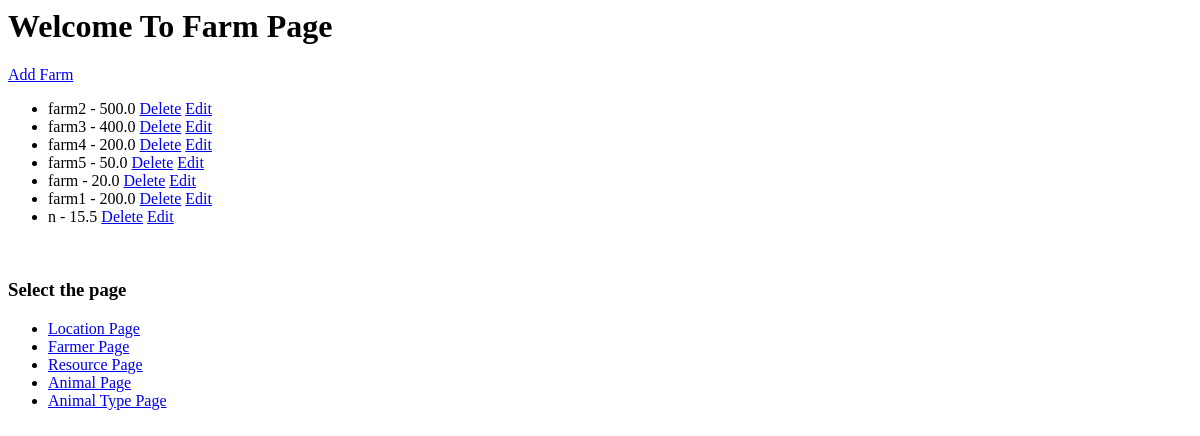
The app's page /farm, older data.
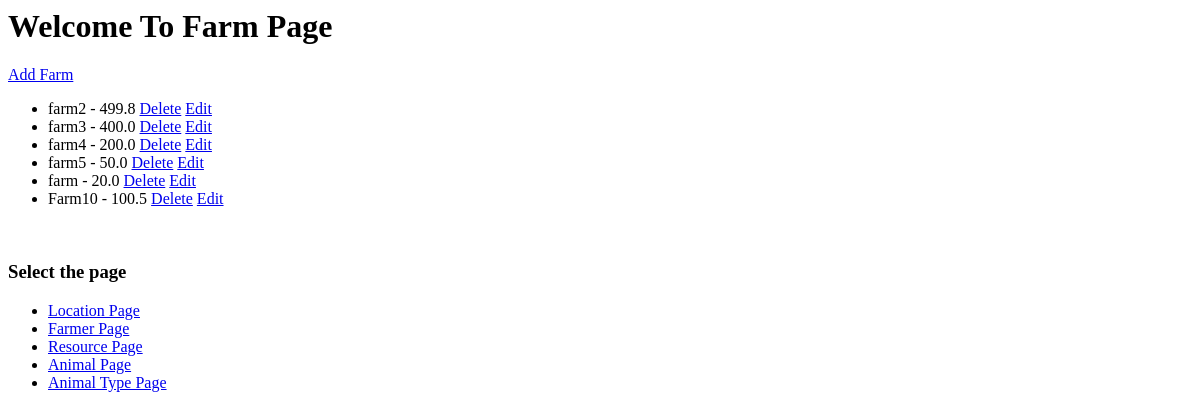
The same page, newer data.
### farm/models.py (models this page shows, shortened)
class Farm(models.Model):
    name = models.CharField(max_length=100)
    size = models.DecimalField(max_digits=10, decimal_places=1)
    location=models.ForeignKey(Location, on_delete=models.CASCADE)

### farm/views.py (the view)
# urls.py: path('farm', views.farm,name='farm'),
def farm(request):
    farms = Farm.objects.all()
    return render(request, 'farm/farm.html', {'farms': farms})

### templates/farm/farm.html
<h1>Welcome To Farm Page</h1>
<a href="{% url 'add_farm' %}">Add Farm</a>
<ul>
  {% for farm in farms %}
    <li>
      {{ farm.name }} - {{ farm.size }}
      <a href="{% url 'delete_farm' farm.id %}">Delete</a>
      <a href="{% url 'edit_farm' farm.id %}">Edit</a>
    </li>
  {% endfor %}
</ul><br>
<h3>Select the page </h3>
<ul>
    <li><a href="{% url 'location' %}">Location Page</a></li>
    <li><a href="{% url 'farmer' %}">Farmer Page</a></li>
    <li><a href="{% url 'resources' %}">Resource Page</a></li>
    <li><a href="{% url 'animal' %}">Animal Page</a></li>
    <li><a href="{% url 'animal_types' %}">Animal Type Page</a></li>
</ul>

Row changes from the older to the newer data that the page shows:
removed Farm: name "farm1", size "200.0"
removed Farm: name "n", size "15.5"
changed Farm "farm2": size "500.0" → "499.8"
added Farm: name "Farm10", size "100.5"
